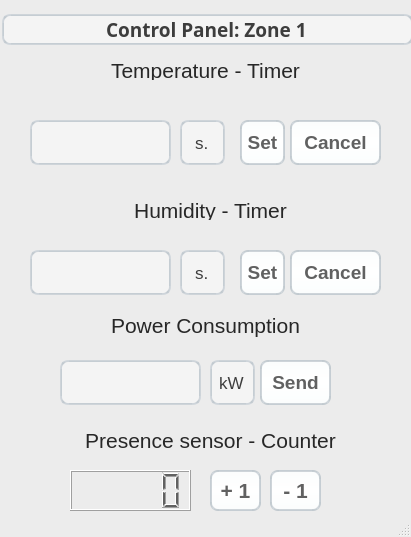
<?xml version="1.0" encoding="UTF-8"?>
<ui version="4.0">
 <class>MainWindow</class>
 <widget class="QMainWindow" name="MainWindow">
  <property name="enabled">
   <bool>true</bool>
  </property>
  <property name="geometry">
   <rect>
    <x>0</x>
    <y>0</y>
    <width>411</width>
    <height>537</height>
   </rect>
  </property>
  <property name="sizePolicy">
   <sizepolicy hsizetype="Fixed" vsizetype="Fixed">
    <horstretch>0</horstretch>
    <verstretch>0</verstretch>
   </sizepolicy>
  </property>
  <property name="minimumSize">
   <size>
    <width>411</width>
    <height>537</height>
   </size>
  </property>
  <property name="maximumSize">
   <size>
    <width>411</width>
    <height>537</height>
   </size>
  </property>
  <property name="windowTitle">
   <string>Control Panel</string>
  </property>
  <property name="styleSheet">
   <string notr="true">QMainWindow {
    background-color:#ececec;
}
QPushButton, QToolButton, QCommandLinkButton{
    padding: 0 5px 0 5px;
    border-style: solid;
    border-top-color: qlineargradient(spread:pad, x1:0, y1:0, x2:0, y2:1, stop:0 #c1c9cf, stop:1 #d2d8dd);
    border-right-color: qlineargradient(spread:pad, x1:1, y1:0, x2:0, y2:0, stop:0 #c1c9cf, stop:1 #d2d8dd);
    border-bottom-color: qlineargradient(spread:pad, x1:0, y1:1, x2:0, y2:0, stop:0 #c1c9cf, stop:1 #d2d8dd);
    border-left-color: qlineargradient(spread:pad, x1:0, y1:0, x2:1, y2:0, stop:0 #c1c9cf, stop:1 #d2d8dd);
    border-width: 2px;
    border-radius: 8px;
    color: #616161;
    font-weight: bold;
    background-color: qlineargradient(spread:pad, x1:0.5, y1:0, x2:0.5, y2:1, stop:0 #fbfdfd, stop:0.5 #ffffff, stop:1 #fbfdfd);
}
QPushButton::default, QToolButton::default, QCommandLinkButton::default{
    border: 2px solid transparent;
    color: #FFFFFF;
    background-color: qlineargradient(spread:pad, x1:0.5, y1:0, x2:0.5, y2:1, stop:0 #84afe5, stop:1 #1168e4);
}
QPushButton:hover, QToolButton:hover, QCommandLinkButton:hover{
    color: #3d3d3d;
}
QPushButton:pressed, QToolButton:pressed, QCommandLinkButton:pressed{
    color: #aeaeae;
    background-color: qlineargradient(spread:pad, x1:0.5, y1:0, x2:0.5, y2:1, stop:0 #ffffff, stop:0.5 #fbfdfd, stop:1 #ffffff);
}
QPushButton:disabled, QToolButton:disabled, QCommandLinkButton:disabled{
    color: #616161;
    background-color: qlineargradient(spread:pad, x1:0.5, y1:0, x2:0.5, y2:1, stop:0 #dce7eb, stop:0.5 #e0e8eb, stop:1 #dee7ec);
}
QLineEdit, QTextEdit, QPlainTextEdit, QSpinBox, QDoubleSpinBox, QTimeEdit, QDateEdit, QDateTimeEdit {
    border-width: 2px;
    border-radius: 8px;
    border-style: solid;
    border-top-color: qlineargradient(spread:pad, x1:0.5, y1:1, x2:0.5, y2:0, stop:0 #c1c9cf, stop:1 #d2d8dd);
    border-right-color: qlineargradient(spread:pad, x1:0, y1:0, x2:1, y2:0, stop:0 #c1c9cf, stop:1 #d2d8dd);
    border-bottom-color: qlineargradient(spread:pad, x1:0.5, y1:0, x2:0.5, y2:1, stop:0 #c1c9cf, stop:1 #d2d8dd);
    border-left-color: qlineargradient(spread:pad, x1:1, y1:0, x2:0, y2:0, stop:0 #c1c9cf, stop:1 #d2d8dd);
    background-color: #f4f4f4;
    color: #3d3d3d;
}
QLineEdit:focus, QTextEdit:focus, QPlainTextEdit:focus, QSpinBox:focus, QDoubleSpinBox:focus, QTimeEdit:focus, QDateEdit:focus, QDateTimeEdit:focus {
    border-width: 2px;
    border-radius: 8px;
    border-style: solid;
    border-top-color: qlineargradient(spread:pad, x1:0.5, y1:1, x2:0.5, y2:0, stop:0 #85b7e3, stop:1 #9ec1db);
    border-right-color: qlineargradient(spread:pad, x1:0, y1:0, x2:1, y2:0, stop:0 #85b7e3, stop:1 #9ec1db);
    border-bottom-color: qlineargradient(spread:pad, x1:0.5, y1:0, x2:0.5, y2:1, stop:0 #85b7e3, stop:1 #9ec1db);
    border-left-color: qlineargradient(spread:pad, x1:1, y1:0, x2:0, y2:0, stop:0 #85b7e3, stop:1 #9ec1db);
    background-color: #f4f4f4;
    color: #3d3d3d;
}
QLineEdit:disabled, QTextEdit:disabled, QPlainTextEdit:disabled, QSpinBox:disabled, QDoubleSpinBox:disabled, QTimeEdit:disabled, QDateEdit:disabled, QDateTimeEdit:disabled {
    color: #b9b9b9;
}
QSpinBox::up-button, QDoubleSpinBox::up-button, QTimeEdit::up-button, QDateEdit::up-button, QDateTimeEdit::up-button {
    subcontrol-origin: padding;
    subcontrol-position: top right;
    width: 15px;
    color: #272727;
    border-left-width: 1px;
    border-left-color: darkgray;
    border-left-style: solid;
    border-top-right-radius: 3px;
    padding: 3px;
}
QSpinBox::down-button, QDoubleSpinBox::down-button, QTimeEdit::down-button, QDateEdit::down-button, QDateTimeEdit::down-button {
    subcontrol-origin: padding;
    subcontrol-position: bottom right;
    width: 15px;
    color: #272727;
    border-left-width: 1px;
    border-left-color: darkgray;
    border-left-style: solid;
    border-bottom-right-radius: 3px;
    padding: 3px;
}
QSpinBox::up-button:pressed, QDoubleSpinBox::up-button:pressed, QTimeEdit::up-button:pressed, QDateEdit::up-button:pressed, QDateTimeEdit::up-button:pressed {
    color: #aeaeae;
    background-color: qlineargradient(spread:pad, x1:0.5, y1:0, x2:0.5, y2:1, stop:0 #ffffff, stop:0.5 #fbfdfd, stop:1 #ffffff);
}
QSpinBox::down-button:pressed, QDoubleSpinBox::down-button:pressed, QTimeEdit::down-button:pressed, QDateEdit::down-button:pressed, QDateTimeEdit::down-button:pressed {
    color: #aeaeae;
    background-color: qlineargradient(spread:pad, x1:0.5, y1:0, x2:0.5, y2:1, stop:0 #ffffff, stop:0.5 #fbfdfd, stop:1 #ffffff);
}
QSpinBox::up-button:hover, QDoubleSpinBox::up-button:hover, QTimeEdit::up-button:hover, QDateEdit::up-button:hover, QDateTimeEdit::up-button:hover {
    color: #FFFFFF;
    border-top-right-radius: 5px;
    background-color: qlineargradient(spread:pad, x1:0.5, y1:0, x2:0.5, y2:1, stop:0 #84afe5, stop:1 #1168e4);
    
}
QSpinBox::down-button:hover, QDoubleSpinBox::down-button:hover, QTimeEdit::down-button:hover, QDateEdit::down-button:hover, QDateTimeEdit::down-button:hover {
    color: #FFFFFF;
    border-bottom-right-radius: 5px;
    background-color: qlineargradient(spread:pad, x1:0.5, y1:0, x2:0.5, y2:1, stop:0 #84afe5, stop:1 #1168e4);
}
QSpinBox::up-arrow, QDoubleSpinBox::up-arrow, QTimeEdit::up-arrow, QDateEdit::up-arrow, QDateTimeEdit::up-arrow {
    image: url(/usr/share/icons/Adwaita/16x16/actions/go-up-symbolic.symbolic.png);
}
QSpinBox::down-arrow, QDoubleSpinBox::down-arrow, QTimeEdit::down-arrow, QDateEdit::down-arrow, QDateTimeEdit::down-arrow {
    image: url(/usr/share/icons/Adwaita/16x16/actions/go-down-symbolic.symbolic.png);
}
QProgressBar {
    max-height: 8px;
    text-align: center;
    font: italic bold 11px;
    color: #3d3d3d;
    border: 1px solid transparent;
    border-radius:4px;
    background-color: qlineargradient(spread:pad, x1:0, y1:0, x2:0, y2:1, stop:0 #ddd5d5, stop:0.5 #dad3d3, stop:1 #ddd5d5);
}
QProgressBar::chunk {
    background-color: qlineargradient(spread:pad, x1:0, y1:0, x2:0, y2:1, stop:0 #467dd1, stop:0.5 #3b88fc, stop:1 #467dd1);
    border-radius: 4px;
}
QProgressBar:disabled {
    color: #616161;
}
QProgressBar::chunk:disabled {
    background-color: #aeaeae;
}
QSlider::groove {
    border: 1px solid #bbbbbb;
    background-color: #52595d;
    border-radius: 4px;
}
QSlider::groove:horizontal {
    height: 6px;
}
QSlider::groove:vertical {
    width: 6px;
}
QSlider::handle:horizontal {
    background: #ffffff;
    border-style: solid;
    border-width: 1px;
    border-color: rgb(207,207,207);
    width: 12px;
    margin: -5px 0;
    border-radius: 7px;
}
QSlider::handle:vertical {
    background: #ffffff;
    border-style: solid;
    border-width: 1px;
    border-color: rgb(207,207,207);
    height: 12px;
    margin: 0 -5px;
    border-radius: 7px;
}
QSlider::add-page, QSlider::sub-page {
    border: 1px transparent;
    background-color: #52595d;
    border-radius: 4px;
}
QSlider::add-page:horizontal {
    background: qlineargradient(spread:pad, x1:0, y1:0, x2:0, y2:1, stop:0 #ddd5d5, stop:0.5 #dad3d3, stop:1 #ddd5d5);
}
QSlider::sub-page:horizontal {
    background-color: qlineargradient(spread:pad, x1:0, y1:0, x2:1, y2:0, stop:0 #467dd1, stop:0.5 #3b88fc, stop:1 #467dd1);
}
QSlider::add-page:vertical {
    background-color: qlineargradient(spread:pad, x1:0, y1:0, x2:0, y2:1, stop:0 #467dd1, stop:0.5 #3b88fc, stop:1 #467dd1);
}
QSlider::sub-page:vertical {
    background: qlineargradient(spread:pad, x1:0, y1:0, x2:1, y2:0, stop:0 #ddd5d5, stop:0.5 #dad3d3, stop:1 #ddd5d5);
}
QSlider::add-page:horizontal:disabled, QSlider::sub-page:horizontal:disabled, QSlider::add-page:vertical:disabled, QSlider::sub-page:vertical:disabled {
    background: #b9b9b9;
}
QComboBox, QFontComboBox {
    border-width: 2px;
    border-radius: 8px;
    border-style: solid;
    border-top-color: qlineargradient(spread:pad, x1:0.5, y1:1, x2:0.5, y2:0, stop:0 #c1c9cf, stop:1 #d2d8dd);
    border-right-color: qlineargradient(spread:pad, x1:0, y1:0, x2:1, y2:0, stop:0 #c1c9cf, stop:1 #d2d8dd);
    border-bottom-color: qlineargradient(spread:pad, x1:0.5, y1:0, x2:0.5, y2:1, stop:0 #c1c9cf, stop:1 #d2d8dd);
    border-left-color: qlineargradient(spread:pad, x1:1, y1:0, x2:0, y2:0, stop:0 #c1c9cf, stop:1 #d2d8dd);
    background-color: #f4f4f4;
    color: #272727;
    padding-left: 5px;
}
QComboBox:editable, QComboBox:!editable, QComboBox::drop-down:editable, QComboBox:!editable:on, QComboBox::drop-down:editable:on {
    background: #ffffff;
}
QComboBox::drop-down {
    subcontrol-origin: padding;
    subcontrol-position: top right;
    width: 15px;
    color: #272727;
    border-left-width: 1px;
    border-left-color: darkgray;
    border-left-style: solid;
    border-top-right-radius: 3px;
    border-bottom-right-radius: 3px;
}
QComboBox::down-arrow {
    image: url(/usr/share/icons/Adwaita/16x16/actions/go-down-symbolic.symbolic.png); /*Adawaita icon thene*/
}

QComboBox::down-arrow:on {
    top: 1px;
    left: 1px;
}
QComboBox QAbstractItemView {
    border: 1px solid darkgray;
    border-radius: 8px;
    selection-background-color: #dadada;
    selection-color: #272727;
    color: #272727;
    background: white;
}
QLabel, QCheckBox, QRadioButton {
    color: #272727;
}
QCheckBox {
    padding: 2px;
}
QCheckBox:disabled, QRadioButton:disabled {
    color: #808086;
    padding: 2px;
}

QCheckBox:hover {
    border-radius:4px;
    border-style:solid;
    padding-left: 1px;
    padding-right: 1px;
    padding-bottom: 1px;
    padding-top: 1px;
    border-width:1px;
    border-color: transparent;
}
QCheckBox::indicator:checked {
    image: url(/usr/share/icons/Adwaita/16x16/actions/object-select-symbolic.symbolic.png);
    height: 15px;
    width: 15px;
    border-style:solid;
    border-width: 1px;
    border-color: #48a5fd;
    color: #ffffff;
    border-radius: 3px;
    background-color: qlineargradient(spread:pad, x1:0, y1:0, x2:0, y2:1, stop:0 #48a5fd, stop:0.5 #329cfb, stop:1 #48a5fd);
}
QCheckBox::indicator:unchecked {
    
    height: 15px;
    width: 15px;
    border-style:solid;
    border-width: 1px;
    border-color: #48a5fd;
    border-radius: 3px;
    background-color: #fbfdfa;
}
QLCDNumber {
    color: #616161;;
}
QMenuBar {
    background-color: #ececec;
}
QMenuBar::item {
    color: #616161;
    spacing: 3px;
    padding: 1px 4px;
    background-color: #ececec;
}

QMenuBar::item:selected {
    background-color: #dadada;
    color: #3d3d3d;
}
QMenu {
    background-color: #ececec;
}
QMenu::item:selected {
    background-color: #dadada;
    color: #3d3d3d;
}
QMenu::item {
    color: #616161;;
    background-color: #e0e0e0;
}
QTabWidget {
    color:rgb(0,0,0);
    background-color:#000000;
}
QTabWidget::pane {
    border-color: #050a0e;
    background-color: #e0e0e0;
    border-width: 1px;
    border-radius: 4px;
    position: absolute;
    top: -0.5em;
    padding-top: 0.5em;
}

QTabWidget::tab-bar {
    alignment: center;
}

QTabBar::tab {
    border-bottom: 1px solid #c0c0c0;
    padding: 3px;
    color: #272727;
    background-color: #fefefc;
    margin-left:0px;
}
QTabBar::tab:!last {
    border-right: 1px solid;
    border-right-color: #c0c0c0;
    border-bottom-color: #c0c0c0;
}
QTabBar::tab:first {
    border-top-left-radius: 4px;
    border-bottom-left-radius: 4px;
}
QTabBar::tab:last {
    border-top-right-radius: 4px;
    border-bottom-right-radius: 4px;
}
QTabBar::tab:selected, QTabBar::tab:last:selected, QTabBar::tab:hover {
    color: #FFFFFF;
    background-color: qlineargradient(spread:pad, x1:0.5, y1:0, x2:0.5, y2:1, stop:0 #84afe5, stop:1 #1168e4);
}
QRadioButton::indicator {
    height: 14px;
    width: 14px;
    border-style:solid;
    border-radius:7px;
    border-width: 1px;
}
QRadioButton::indicator:checked {
    border-color: #48a5fd;
    background-color: qradialgradient(cx:0.5, cy:0.5, radius:0.4,fx:0.5, fy:0.5, stop:0 #ffffff, stop:0.5 #ffffff, stop:0.6 #48a5fd, stop:1 #48a5fd);
}
QRadioButton::indicator:!checked {
    border-color: #a9b7c6;
    background-color: #fbfdfa;
}
QStatusBar {
    color:#027f7f;
}

QDial {
    background: #16a085;
}

QToolBox {
    color: #a9b7c6;
    background-color: #222b2e;
}
QToolBox::tab {
    color: #a9b7c6;
    background-color:#222b2e;
}
QToolBox::tab:selected {
    color: #FFFFFF;
    background-color:#222b2e;
}
QScrollArea {
    color: #FFFFFF;
    background-color:#222b2e;
}

QScrollBar:horizontal {
	max-height: 10px;
	border: 1px transparent grey;
	margin: 0px 20px 0px 20px;
	background: transparent;
}
QScrollBar:vertical {
	max-width: 10px;
	border: 1px transparent grey;
	margin: 20px 0px 20px 0px;
	background: transparent;
}
QScrollBar::handle:vertical, QScrollBar::handle:horizontal {
	background: #52595d;
	border-style: transparent;
	border-radius: 4px;
	min-height: 25px;
}
QScrollBar::handle:horizontal:hover, QScrollBar::handle:vertical:hover {
	background: qlineargradient(spread:pad, x1:0, y1:0, x2:1, y2:0, stop:0 #467dd1, stop:0.5 #3b88fc, stop:1 #467dd1);
}
QScrollBar::add-line, QScrollBar::sub-line {
    border: 2px transparent grey;
    border-radius: 4px;
    subcontrol-origin: margin;
    background: #b9b9b9;
}
QScrollBar::add-line:horizontal {
    width: 20px;
    subcontrol-position: right;
}
QScrollBar::add-line:vertical {
    height: 20px;
    subcontrol-position: bottom;
}
QScrollBar::sub-line:horizontal {
    width: 20px;
    subcontrol-position: left;
}
QScrollBar::sub-line:vertical {
    height: 20px;
    subcontrol-position: top;
}
QScrollBar::add-line:vertical:pressed, QScrollBar::add-line:horizontal:pressed, QScrollBar::sub-line:horizontal:pressed, QScrollBar::sub-line:vertical:pressed {
    background: qlineargradient(spread:pad, x1:0, y1:0, x2:1, y2:0, stop:0 #467dd1, stop:0.5 #3b88fc, stop:1 #467dd1);
}
QScrollBar::add-page:horizontal, QScrollBar::sub-page:horizontal, QScrollBar::add-page:vertical, QScrollBar::sub-page:vertical {
    background: none;
}
QScrollBar::up-arrow:vertical {
    image: url(/usr/share/icons/Adwaita/16x16/actions/go-up-symbolic.symbolic.png);
}
QScrollBar::down-arrow:vertical {
    image: url(/usr/share/icons/Adwaita/16x16/actions/go-down-symbolic.symbolic.png);
}
QScrollBar::left-arrow:horizontal {
    image: url(/usr/share/icons/Adwaita/16x16/actions/go-previous-symbolic.symbolic.png);
}
QScrollBar::right-arrow:horizontal {
    image: url(/usr/share/icons/Adwaita/16x16/actions/go-next-symbolic.symbolic.png);
}</string>
  </property>
  <property name="locale">
   <locale language="Spanish" country="Spain"/>
  </property>
  <property name="animated">
   <bool>false</bool>
  </property>
  <widget class="QWidget" name="centralwidget">
   <widget class="QLCDNumber" name="counter">
    <property name="geometry">
     <rect>
      <x>70</x>
      <y>470</y>
      <width>121</width>
      <height>41</height>
     </rect>
    </property>
   </widget>
   <widget class="QPushButton" name="plus_one">
    <property name="geometry">
     <rect>
      <x>210</x>
      <y>470</y>
      <width>51</width>
      <height>41</height>
     </rect>
    </property>
    <property name="font">
     <font>
      <pointsize>16</pointsize>
      <weight>75</weight>
      <bold>true</bold>
     </font>
    </property>
    <property name="text">
     <string>+ 1</string>
    </property>
   </widget>
   <widget class="QPushButton" name="less_one">
    <property name="geometry">
     <rect>
      <x>270</x>
      <y>470</y>
      <width>51</width>
      <height>41</height>
     </rect>
    </property>
    <property name="font">
     <font>
      <pointsize>16</pointsize>
      <weight>75</weight>
      <bold>true</bold>
     </font>
    </property>
    <property name="text">
     <string>- 1</string>
    </property>
   </widget>
   <widget class="QPushButton" name="set_temp">
    <property name="geometry">
     <rect>
      <x>240</x>
      <y>120</y>
      <width>45</width>
      <height>45</height>
     </rect>
    </property>
    <property name="font">
     <font>
      <pointsize>14</pointsize>
      <weight>75</weight>
      <bold>true</bold>
     </font>
    </property>
    <property name="text">
     <string>Set</string>
    </property>
   </widget>
   <widget class="QPushButton" name="set_hum">
    <property name="geometry">
     <rect>
      <x>240</x>
      <y>250</y>
      <width>45</width>
      <height>45</height>
     </rect>
    </property>
    <property name="font">
     <font>
      <pointsize>14</pointsize>
      <weight>75</weight>
      <bold>true</bold>
     </font>
    </property>
    <property name="text">
     <string>Set</string>
    </property>
   </widget>
   <widget class="QLabel" name="label">
    <property name="geometry">
     <rect>
      <x>110</x>
      <y>310</y>
      <width>191</width>
      <height>31</height>
     </rect>
    </property>
    <property name="font">
     <font>
      <pointsize>16</pointsize>
     </font>
    </property>
    <property name="text">
     <string>Power Consumption</string>
    </property>
    <property name="alignment">
     <set>Qt::AlignCenter</set>
    </property>
   </widget>
   <widget class="QLabel" name="label_2">
    <property name="geometry">
     <rect>
      <x>60</x>
      <y>430</y>
      <width>301</width>
      <height>20</height>
     </rect>
    </property>
    <property name="font">
     <font>
      <pointsize>16</pointsize>
     </font>
    </property>
    <property name="lineWidth">
     <number>2</number>
    </property>
    <property name="text">
     <string>Presence sensor - Counter</string>
    </property>
    <property name="alignment">
     <set>Qt::AlignCenter</set>
    </property>
   </widget>
   <widget class="QLabel" name="label_3">
    <property name="geometry">
     <rect>
      <x>80</x>
      <y>200</y>
      <width>261</width>
      <height>20</height>
     </rect>
    </property>
    <property name="font">
     <font>
      <pointsize>16</pointsize>
     </font>
    </property>
    <property name="text">
     <string>Humidity - Timer</string>
    </property>
    <property name="alignment">
     <set>Qt::AlignCenter</set>
    </property>
   </widget>
   <widget class="QLabel" name="label_4">
    <property name="geometry">
     <rect>
      <x>70</x>
      <y>60</y>
      <width>271</width>
      <height>20</height>
     </rect>
    </property>
    <property name="font">
     <font>
      <pointsize>16</pointsize>
     </font>
    </property>
    <property name="text">
     <string>Temperature - Timer</string>
    </property>
    <property name="alignment">
     <set>Qt::AlignCenter</set>
    </property>
   </widget>
   <widget class="QPushButton" name="send_cons">
    <property name="geometry">
     <rect>
      <x>260</x>
      <y>360</y>
      <width>71</width>
      <height>45</height>
     </rect>
    </property>
    <property name="font">
     <font>
      <pointsize>14</pointsize>
      <weight>75</weight>
      <bold>true</bold>
     </font>
    </property>
    <property name="text">
     <string>Send</string>
    </property>
   </widget>
   <widget class="QLineEdit" name="temp_text">
    <property name="geometry">
     <rect>
      <x>30</x>
      <y>120</y>
      <width>141</width>
      <height>45</height>
     </rect>
    </property>
    <property name="font">
     <font>
      <pointsize>14</pointsize>
     </font>
    </property>
    <property name="alignment">
     <set>Qt::AlignRight|Qt::AlignTrailing|Qt::AlignVCenter</set>
    </property>
   </widget>
   <widget class="QLineEdit" name="cons_text">
    <property name="geometry">
     <rect>
      <x>60</x>
      <y>360</y>
      <width>141</width>
      <height>45</height>
     </rect>
    </property>
    <property name="font">
     <font>
      <pointsize>14</pointsize>
     </font>
    </property>
    <property name="alignment">
     <set>Qt::AlignRight|Qt::AlignTrailing|Qt::AlignVCenter</set>
    </property>
   </widget>
   <widget class="QLineEdit" name="lineEdit_5">
    <property name="geometry">
     <rect>
      <x>210</x>
      <y>360</y>
      <width>45</width>
      <height>45</height>
     </rect>
    </property>
    <property name="font">
     <font>
      <pointsize>13</pointsize>
     </font>
    </property>
    <property name="text">
     <string>kW</string>
    </property>
    <property name="alignment">
     <set>Qt::AlignCenter</set>
    </property>
    <property name="readOnly">
     <bool>true</bool>
    </property>
   </widget>
   <widget class="QLineEdit" name="lineEdit_7">
    <property name="geometry">
     <rect>
      <x>180</x>
      <y>120</y>
      <width>45</width>
      <height>45</height>
     </rect>
    </property>
    <property name="font">
     <font>
      <pointsize>13</pointsize>
     </font>
    </property>
    <property name="text">
     <string>s.</string>
    </property>
    <property name="alignment">
     <set>Qt::AlignCenter</set>
    </property>
    <property name="readOnly">
     <bool>true</bool>
    </property>
   </widget>
   <widget class="QLineEdit" name="lineEdit_8">
    <property name="geometry">
     <rect>
      <x>180</x>
      <y>250</y>
      <width>45</width>
      <height>45</height>
     </rect>
    </property>
    <property name="font">
     <font>
      <pointsize>13</pointsize>
     </font>
    </property>
    <property name="text">
     <string>s.</string>
    </property>
    <property name="alignment">
     <set>Qt::AlignCenter</set>
    </property>
    <property name="readOnly">
     <bool>true</bool>
    </property>
   </widget>
   <widget class="QLineEdit" name="hum_text">
    <property name="geometry">
     <rect>
      <x>30</x>
      <y>250</y>
      <width>141</width>
      <height>45</height>
     </rect>
    </property>
    <property name="font">
     <font>
      <pointsize>14</pointsize>
     </font>
    </property>
    <property name="alignment">
     <set>Qt::AlignRight|Qt::AlignTrailing|Qt::AlignVCenter</set>
    </property>
   </widget>
   <widget class="QLineEdit" name="principal_text">
    <property name="geometry">
     <rect>
      <x>2</x>
      <y>14</y>
      <width>411</width>
      <height>31</height>
     </rect>
    </property>
    <property name="font">
     <font>
      <family>Ubuntu Condensed</family>
      <pointsize>14</pointsize>
      <weight>75</weight>
      <bold>true</bold>
     </font>
    </property>
    <property name="text">
     <string>Control Panel: Zone 1</string>
    </property>
    <property name="alignment">
     <set>Qt::AlignCenter</set>
    </property>
    <property name="readOnly">
     <bool>true</bool>
    </property>
   </widget>
   <widget class="QPushButton" name="temp_cancel">
    <property name="geometry">
     <rect>
      <x>290</x>
      <y>120</y>
      <width>91</width>
      <height>45</height>
     </rect>
    </property>
    <property name="font">
     <font>
      <pointsize>14</pointsize>
      <weight>75</weight>
      <bold>true</bold>
     </font>
    </property>
    <property name="text">
     <string>Cancel</string>
    </property>
   </widget>
   <widget class="QPushButton" name="hum_cancel">
    <property name="geometry">
     <rect>
      <x>290</x>
      <y>250</y>
      <width>91</width>
      <height>45</height>
     </rect>
    </property>
    <property name="font">
     <font>
      <pointsize>14</pointsize>
      <weight>75</weight>
      <bold>true</bold>
     </font>
    </property>
    <property name="text">
     <string>Cancel</string>
    </property>
   </widget>
  </widget>
  <widget class="QStatusBar" name="statusbar"/>
 </widget>
 <resources/>
 <connections/>
</ui>
